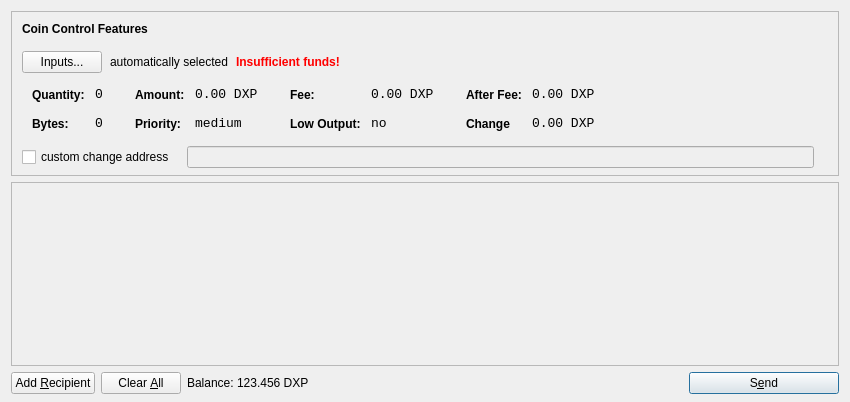
<?xml version="1.0" encoding="UTF-8"?>
<ui version="4.0">
 <class>SendCoinsDialog</class>
 <widget class="QDialog" name="SendCoinsDialog">
  <property name="geometry">
   <rect>
    <x>0</x>
    <y>0</y>
    <width>850</width>
    <height>402</height>
   </rect>
  </property>
  <property name="windowTitle">
   <string>Send Coins</string>
  </property>
  <layout class="QVBoxLayout" name="verticalLayout" stretch="0,1,0">
   <property name="bottomMargin">
    <number>8</number>
   </property>
   <item>
    <widget class="QFrame" name="frameCoinControl">
     <property name="sizePolicy">
      <sizepolicy hsizetype="Expanding" vsizetype="Expanding">
       <horstretch>0</horstretch>
       <verstretch>0</verstretch>
      </sizepolicy>
     </property>
     <property name="maximumSize">
      <size>
       <width>16777215</width>
       <height>16777215</height>
      </size>
     </property>
     <property name="frameShape">
      <enum>QFrame::StyledPanel</enum>
     </property>
     <property name="frameShadow">
      <enum>QFrame::Sunken</enum>
     </property>
     <layout class="QVBoxLayout" name="verticalLayoutCoinControl2">
      <property name="spacing">
       <number>6</number>
      </property>
      <property name="leftMargin">
       <number>0</number>
      </property>
      <property name="topMargin">
       <number>0</number>
      </property>
      <property name="rightMargin">
       <number>0</number>
      </property>
      <property name="bottomMargin">
       <number>6</number>
      </property>
      <item>
       <layout class="QVBoxLayout" name="verticalLayoutCoinControl" stretch="0,0,0,0,1">
        <property name="spacing">
         <number>0</number>
        </property>
        <property name="leftMargin">
         <number>10</number>
        </property>
        <property name="topMargin">
         <number>10</number>
        </property>
        <item>
         <layout class="QHBoxLayout" name="horizontalLayoutCoinControl1">
          <property name="bottomMargin">
           <number>15</number>
          </property>
          <item>
           <widget class="QLabel" name="labelCoinControlFeatures">
            <property name="sizePolicy">
             <sizepolicy hsizetype="Preferred" vsizetype="Maximum">
              <horstretch>0</horstretch>
              <verstretch>0</verstretch>
             </sizepolicy>
            </property>
            <property name="font">
             <font>
              <weight>75</weight>
              <bold>true</bold>
             </font>
            </property>
            <property name="styleSheet">
             <string notr="true">font-weight:bold;</string>
            </property>
            <property name="text">
             <string>Coin Control Features</string>
            </property>
           </widget>
          </item>
         </layout>
        </item>
        <item>
         <layout class="QHBoxLayout" name="horizontalLayoutCoinControl2" stretch="0,0,0,0">
          <property name="spacing">
           <number>8</number>
          </property>
          <property name="bottomMargin">
           <number>10</number>
          </property>
          <item>
           <widget class="QPushButton" name="pushButtonCoinControl">
            <property name="styleSheet">
             <string notr="true"/>
            </property>
            <property name="text">
             <string>Inputs...</string>
            </property>
           </widget>
          </item>
          <item>
           <widget class="QLabel" name="labelCoinControlAutomaticallySelected">
            <property name="text">
             <string>automatically selected</string>
            </property>
            <property name="margin">
             <number>5</number>
            </property>
           </widget>
          </item>
          <item>
           <widget class="QLabel" name="labelCoinControlInsuffFunds">
            <property name="font">
             <font>
              <weight>75</weight>
              <bold>true</bold>
             </font>
            </property>
            <property name="styleSheet">
             <string notr="true">color:red;font-weight:bold;</string>
            </property>
            <property name="text">
             <string>Insufficient funds!</string>
            </property>
            <property name="margin">
             <number>5</number>
            </property>
           </widget>
          </item>
          <item>
           <spacer name="horizontalSpacerCoinControl">
            <property name="orientation">
             <enum>Qt::Horizontal</enum>
            </property>
            <property name="sizeHint" stdset="0">
             <size>
              <width>40</width>
              <height>1</height>
             </size>
            </property>
           </spacer>
          </item>
         </layout>
        </item>
        <item>
         <widget class="QWidget" name="widgetCoinControl" native="true">
          <property name="sizePolicy">
           <sizepolicy hsizetype="Preferred" vsizetype="Preferred">
            <horstretch>0</horstretch>
            <verstretch>0</verstretch>
           </sizepolicy>
          </property>
          <property name="minimumSize">
           <size>
            <width>0</width>
            <height>0</height>
           </size>
          </property>
          <property name="styleSheet">
           <string notr="true"/>
          </property>
          <layout class="QHBoxLayout" name="horizontalLayoutCoinControl5">
           <property name="leftMargin">
            <number>0</number>
           </property>
           <property name="topMargin">
            <number>0</number>
           </property>
           <property name="rightMargin">
            <number>0</number>
           </property>
           <property name="bottomMargin">
            <number>0</number>
           </property>
           <item>
            <layout class="QHBoxLayout" name="horizontalLayoutCoinControl3" stretch="0,0,0,1">
             <property name="spacing">
              <number>20</number>
             </property>
             <property name="topMargin">
              <number>0</number>
             </property>
             <property name="bottomMargin">
              <number>10</number>
             </property>
             <item>
              <layout class="QFormLayout" name="formLayoutCoinControl1">
               <property name="horizontalSpacing">
                <number>10</number>
               </property>
               <property name="verticalSpacing">
                <number>14</number>
               </property>
               <property name="leftMargin">
                <number>10</number>
               </property>
               <property name="topMargin">
                <number>4</number>
               </property>
               <property name="rightMargin">
                <number>6</number>
               </property>
               <item row="0" column="0">
                <widget class="QLabel" name="labelCoinControlQuantityText">
                 <property name="styleSheet">
                  <string notr="true">font-weight:bold;</string>
                 </property>
                 <property name="text">
                  <string>Quantity:</string>
                 </property>
                 <property name="margin">
                  <number>0</number>
                 </property>
                </widget>
               </item>
               <item row="0" column="1">
                <widget class="QLabel" name="labelCoinControlQuantity">
                 <property name="font">
                  <font>
                   <family>Monospace</family>
                   <pointsize>10</pointsize>
                  </font>
                 </property>
                 <property name="cursor">
                  <cursorShape>IBeamCursor</cursorShape>
                 </property>
                 <property name="contextMenuPolicy">
                  <enum>Qt::ActionsContextMenu</enum>
                 </property>
                 <property name="text">
                  <string>0</string>
                 </property>
                 <property name="margin">
                  <number>0</number>
                 </property>
                 <property name="textInteractionFlags">
                  <set>Qt::LinksAccessibleByMouse|Qt::TextSelectableByKeyboard|Qt::TextSelectableByMouse</set>
                 </property>
                </widget>
               </item>
               <item row="1" column="0">
                <widget class="QLabel" name="labelCoinControlBytesText">
                 <property name="styleSheet">
                  <string notr="true">font-weight:bold;</string>
                 </property>
                 <property name="text">
                  <string>Bytes:</string>
                 </property>
                </widget>
               </item>
               <item row="1" column="1">
                <widget class="QLabel" name="labelCoinControlBytes">
                 <property name="font">
                  <font>
                   <family>Monospace</family>
                   <pointsize>10</pointsize>
                  </font>
                 </property>
                 <property name="cursor">
                  <cursorShape>IBeamCursor</cursorShape>
                 </property>
                 <property name="contextMenuPolicy">
                  <enum>Qt::ActionsContextMenu</enum>
                 </property>
                 <property name="text">
                  <string>0</string>
                 </property>
                 <property name="textInteractionFlags">
                  <set>Qt::LinksAccessibleByMouse|Qt::TextSelectableByKeyboard|Qt::TextSelectableByMouse</set>
                 </property>
                </widget>
               </item>
              </layout>
             </item>
             <item>
              <layout class="QFormLayout" name="formLayoutCoinControl2">
               <property name="horizontalSpacing">
                <number>10</number>
               </property>
               <property name="verticalSpacing">
                <number>14</number>
               </property>
               <property name="leftMargin">
                <number>6</number>
               </property>
               <property name="topMargin">
                <number>4</number>
               </property>
               <property name="rightMargin">
                <number>6</number>
               </property>
               <item row="0" column="0">
                <widget class="QLabel" name="labelCoinControlAmountText">
                 <property name="styleSheet">
                  <string notr="true">font-weight:bold;</string>
                 </property>
                 <property name="text">
                  <string>Amount:</string>
                 </property>
                 <property name="margin">
                  <number>0</number>
                 </property>
                </widget>
               </item>
               <item row="0" column="1">
                <widget class="QLabel" name="labelCoinControlAmount">
                 <property name="font">
                  <font>
                   <family>Monospace</family>
                   <pointsize>10</pointsize>
                  </font>
                 </property>
                 <property name="cursor">
                  <cursorShape>IBeamCursor</cursorShape>
                 </property>
                 <property name="contextMenuPolicy">
                  <enum>Qt::ActionsContextMenu</enum>
                 </property>
                 <property name="text">
                  <string>0.00 DXP</string>
                 </property>
                 <property name="textInteractionFlags">
                  <set>Qt::LinksAccessibleByMouse|Qt::TextSelectableByKeyboard|Qt::TextSelectableByMouse</set>
                 </property>
                </widget>
               </item>
               <item row="1" column="0">
                <widget class="QLabel" name="labelCoinControlPriorityText">
                 <property name="styleSheet">
                  <string notr="true">font-weight:bold;</string>
                 </property>
                 <property name="text">
                  <string>Priority:</string>
                 </property>
                </widget>
               </item>
               <item row="1" column="1">
                <widget class="QLabel" name="labelCoinControlPriority">
                 <property name="font">
                  <font>
                   <family>Monospace</family>
                   <pointsize>10</pointsize>
                  </font>
                 </property>
                 <property name="cursor">
                  <cursorShape>IBeamCursor</cursorShape>
                 </property>
                 <property name="contextMenuPolicy">
                  <enum>Qt::ActionsContextMenu</enum>
                 </property>
                 <property name="text">
                  <string>medium</string>
                 </property>
                 <property name="textInteractionFlags">
                  <set>Qt::LinksAccessibleByMouse|Qt::TextSelectableByKeyboard|Qt::TextSelectableByMouse</set>
                 </property>
                </widget>
               </item>
              </layout>
             </item>
             <item>
              <layout class="QFormLayout" name="formLayoutCoinControl3">
               <property name="horizontalSpacing">
                <number>10</number>
               </property>
               <property name="verticalSpacing">
                <number>14</number>
               </property>
               <property name="leftMargin">
                <number>6</number>
               </property>
               <property name="topMargin">
                <number>4</number>
               </property>
               <property name="rightMargin">
                <number>6</number>
               </property>
               <item row="0" column="0">
                <widget class="QLabel" name="labelCoinControlFeeText">
                 <property name="styleSheet">
                  <string notr="true">font-weight:bold;</string>
                 </property>
                 <property name="text">
                  <string>Fee:</string>
                 </property>
                 <property name="margin">
                  <number>0</number>
                 </property>
                </widget>
               </item>
               <item row="0" column="1">
                <widget class="QLabel" name="labelCoinControlFee">
                 <property name="font">
                  <font>
                   <family>Monospace</family>
                   <pointsize>10</pointsize>
                  </font>
                 </property>
                 <property name="cursor">
                  <cursorShape>IBeamCursor</cursorShape>
                 </property>
                 <property name="contextMenuPolicy">
                  <enum>Qt::ActionsContextMenu</enum>
                 </property>
                 <property name="text">
                  <string>0.00 DXP</string>
                 </property>
                 <property name="textInteractionFlags">
                  <set>Qt::LinksAccessibleByMouse|Qt::TextSelectableByKeyboard|Qt::TextSelectableByMouse</set>
                 </property>
                </widget>
               </item>
               <item row="1" column="0">
                <widget class="QLabel" name="labelCoinControlLowOutputText">
                 <property name="styleSheet">
                  <string notr="true">font-weight:bold;</string>
                 </property>
                 <property name="text">
                  <string>Low Output:</string>
                 </property>
                </widget>
               </item>
               <item row="1" column="1">
                <widget class="QLabel" name="labelCoinControlLowOutput">
                 <property name="font">
                  <font>
                   <family>Monospace</family>
                   <pointsize>10</pointsize>
                  </font>
                 </property>
                 <property name="cursor">
                  <cursorShape>IBeamCursor</cursorShape>
                 </property>
                 <property name="contextMenuPolicy">
                  <enum>Qt::ActionsContextMenu</enum>
                 </property>
                 <property name="text">
                  <string>no</string>
                 </property>
                 <property name="textInteractionFlags">
                  <set>Qt::LinksAccessibleByMouse|Qt::TextSelectableByKeyboard|Qt::TextSelectableByMouse</set>
                 </property>
                </widget>
               </item>
              </layout>
             </item>
             <item>
              <layout class="QFormLayout" name="formLayoutCoinControl4">
               <property name="horizontalSpacing">
                <number>10</number>
               </property>
               <property name="verticalSpacing">
                <number>14</number>
               </property>
               <property name="leftMargin">
                <number>6</number>
               </property>
               <property name="topMargin">
                <number>4</number>
               </property>
               <property name="rightMargin">
                <number>6</number>
               </property>
               <item row="0" column="0">
                <widget class="QLabel" name="labelCoinControlAfterFeeText">
                 <property name="styleSheet">
                  <string notr="true">font-weight:bold;</string>
                 </property>
                 <property name="text">
                  <string>After Fee:</string>
                 </property>
                 <property name="margin">
                  <number>0</number>
                 </property>
                </widget>
               </item>
               <item row="0" column="1">
                <widget class="QLabel" name="labelCoinControlAfterFee">
                 <property name="font">
                  <font>
                   <family>Monospace</family>
                   <pointsize>10</pointsize>
                  </font>
                 </property>
                 <property name="cursor">
                  <cursorShape>IBeamCursor</cursorShape>
                 </property>
                 <property name="contextMenuPolicy">
                  <enum>Qt::ActionsContextMenu</enum>
                 </property>
                 <property name="text">
                  <string>0.00 DXP</string>
                 </property>
                 <property name="textInteractionFlags">
                  <set>Qt::LinksAccessibleByMouse|Qt::TextSelectableByKeyboard|Qt::TextSelectableByMouse</set>
                 </property>
                </widget>
               </item>
               <item row="1" column="0">
                <widget class="QLabel" name="labelCoinControlChangeText">
                 <property name="styleSheet">
                  <string notr="true">font-weight:bold;</string>
                 </property>
                 <property name="text">
                  <string>Change</string>
                 </property>
                </widget>
               </item>
               <item row="1" column="1">
                <widget class="QLabel" name="labelCoinControlChange">
                 <property name="font">
                  <font>
                   <family>Monospace</family>
                   <pointsize>10</pointsize>
                  </font>
                 </property>
                 <property name="cursor">
                  <cursorShape>IBeamCursor</cursorShape>
                 </property>
                 <property name="contextMenuPolicy">
                  <enum>Qt::ActionsContextMenu</enum>
                 </property>
                 <property name="text">
                  <string>0.00 DXP</string>
                 </property>
                 <property name="textInteractionFlags">
                  <set>Qt::LinksAccessibleByMouse|Qt::TextSelectableByKeyboard|Qt::TextSelectableByMouse</set>
                 </property>
                </widget>
               </item>
              </layout>
             </item>
            </layout>
           </item>
          </layout>
         </widget>
        </item>
        <item>
         <layout class="QHBoxLayout" name="horizontalLayoutCoinControl4" stretch="0,0,0">
          <property name="spacing">
           <number>12</number>
          </property>
          <property name="sizeConstraint">
           <enum>QLayout::SetDefaultConstraint</enum>
          </property>
          <property name="topMargin">
           <number>5</number>
          </property>
          <property name="rightMargin">
           <number>5</number>
          </property>
          <item>
           <widget class="QCheckBox" name="checkBoxCoinControlChange">
            <property name="text">
             <string>custom change address</string>
            </property>
           </widget>
          </item>
          <item>
           <widget class="QLineEdit" name="lineEditCoinControlChange">
            <property name="enabled">
             <bool>false</bool>
            </property>
            <property name="sizePolicy">
             <sizepolicy hsizetype="Expanding" vsizetype="Fixed">
              <horstretch>0</horstretch>
              <verstretch>0</verstretch>
             </sizepolicy>
            </property>
           </widget>
          </item>
          <item>
           <widget class="QLabel" name="labelCoinControlChangeLabel">
            <property name="sizePolicy">
             <sizepolicy hsizetype="Preferred" vsizetype="Expanding">
              <horstretch>0</horstretch>
              <verstretch>0</verstretch>
             </sizepolicy>
            </property>
            <property name="minimumSize">
             <size>
              <width>0</width>
              <height>0</height>
             </size>
            </property>
            <property name="text">
             <string/>
            </property>
            <property name="margin">
             <number>3</number>
            </property>
           </widget>
          </item>
         </layout>
        </item>
        <item>
         <spacer name="verticalSpacerCoinControl">
          <property name="orientation">
           <enum>Qt::Vertical</enum>
          </property>
          <property name="sizeHint" stdset="0">
           <size>
            <width>800</width>
            <height>1</height>
           </size>
          </property>
         </spacer>
        </item>
       </layout>
      </item>
     </layout>
    </widget>
   </item>
   <item>
    <widget class="QScrollArea" name="scrollArea">
     <property name="widgetResizable">
      <bool>true</bool>
     </property>
     <widget class="QWidget" name="scrollAreaWidgetContents">
      <property name="geometry">
       <rect>
        <x>0</x>
        <y>0</y>
        <width>830</width>
        <height>174</height>
       </rect>
      </property>
      <layout class="QVBoxLayout" name="verticalLayout_2">
       <property name="leftMargin">
        <number>0</number>
       </property>
       <property name="topMargin">
        <number>0</number>
       </property>
       <property name="rightMargin">
        <number>0</number>
       </property>
       <property name="bottomMargin">
        <number>0</number>
       </property>
       <item>
        <layout class="QVBoxLayout" name="entries">
         <property name="spacing">
          <number>6</number>
         </property>
        </layout>
       </item>
       <item>
        <spacer name="verticalSpacer">
         <property name="orientation">
          <enum>Qt::Vertical</enum>
         </property>
         <property name="sizeHint" stdset="0">
          <size>
           <width>20</width>
           <height>40</height>
          </size>
         </property>
        </spacer>
       </item>
      </layout>
     </widget>
    </widget>
   </item>
   <item>
    <layout class="QHBoxLayout" name="horizontalLayout">
     <item>
      <widget class="QPushButton" name="addButton">
       <property name="toolTip">
        <string>Send to multiple recipients at once</string>
       </property>
       <property name="text">
        <string>Add &amp;Recipient</string>
       </property>
       <property name="icon">
        <iconset resource="../bitcoin.qrc">
         <normaloff>:/icons/add</normaloff>:/icons/add</iconset>
       </property>
       <property name="autoDefault">
        <bool>false</bool>
       </property>
      </widget>
     </item>
     <item>
      <widget class="QPushButton" name="clearButton">
       <property name="sizePolicy">
        <sizepolicy hsizetype="Minimum" vsizetype="Fixed">
         <horstretch>0</horstretch>
         <verstretch>0</verstretch>
        </sizepolicy>
       </property>
       <property name="toolTip">
        <string>Remove all transaction fields</string>
       </property>
       <property name="text">
        <string>Clear &amp;All</string>
       </property>
       <property name="icon">
        <iconset resource="../bitcoin.qrc">
         <normaloff>:/icons/remove</normaloff>:/icons/remove</iconset>
       </property>
       <property name="autoRepeatDelay">
        <number>300</number>
       </property>
       <property name="autoDefault">
        <bool>false</bool>
       </property>
      </widget>
     </item>
     <item>
      <layout class="QHBoxLayout" name="horizontalLayout_2">
       <property name="spacing">
        <number>3</number>
       </property>
       <item>
        <widget class="QLabel" name="label">
         <property name="sizePolicy">
          <sizepolicy hsizetype="Preferred" vsizetype="Fixed">
           <horstretch>0</horstretch>
           <verstretch>0</verstretch>
          </sizepolicy>
         </property>
         <property name="text">
          <string>Balance:</string>
         </property>
        </widget>
       </item>
       <item>
        <widget class="QLabel" name="labelBalance">
         <property name="sizePolicy">
          <sizepolicy hsizetype="Preferred" vsizetype="Fixed">
           <horstretch>0</horstretch>
           <verstretch>0</verstretch>
          </sizepolicy>
         </property>
         <property name="cursor">
          <cursorShape>IBeamCursor</cursorShape>
         </property>
         <property name="text">
          <string>123.456 DXP</string>
         </property>
         <property name="textInteractionFlags">
          <set>Qt::LinksAccessibleByMouse|Qt::TextSelectableByKeyboard|Qt::TextSelectableByMouse</set>
         </property>
        </widget>
       </item>
      </layout>
     </item>
     <item>
      <spacer name="horizontalSpacer">
       <property name="orientation">
        <enum>Qt::Horizontal</enum>
       </property>
       <property name="sizeHint" stdset="0">
        <size>
         <width>40</width>
         <height>20</height>
        </size>
       </property>
      </spacer>
     </item>
     <item>
      <widget class="QPushButton" name="sendButton">
       <property name="minimumSize">
        <size>
         <width>150</width>
         <height>0</height>
        </size>
       </property>
       <property name="toolTip">
        <string>Confirm the send action</string>
       </property>
       <property name="text">
        <string>S&amp;end</string>
       </property>
       <property name="icon">
        <iconset resource="../bitcoin.qrc">
         <normaloff>:/icons/send</normaloff>:/icons/send</iconset>
       </property>
       <property name="default">
        <bool>true</bool>
       </property>
      </widget>
     </item>
    </layout>
   </item>
  </layout>
 </widget>
 <resources>
  <include location="../bitcoin.qrc"/>
 </resources>
 <connections/>
</ui>
